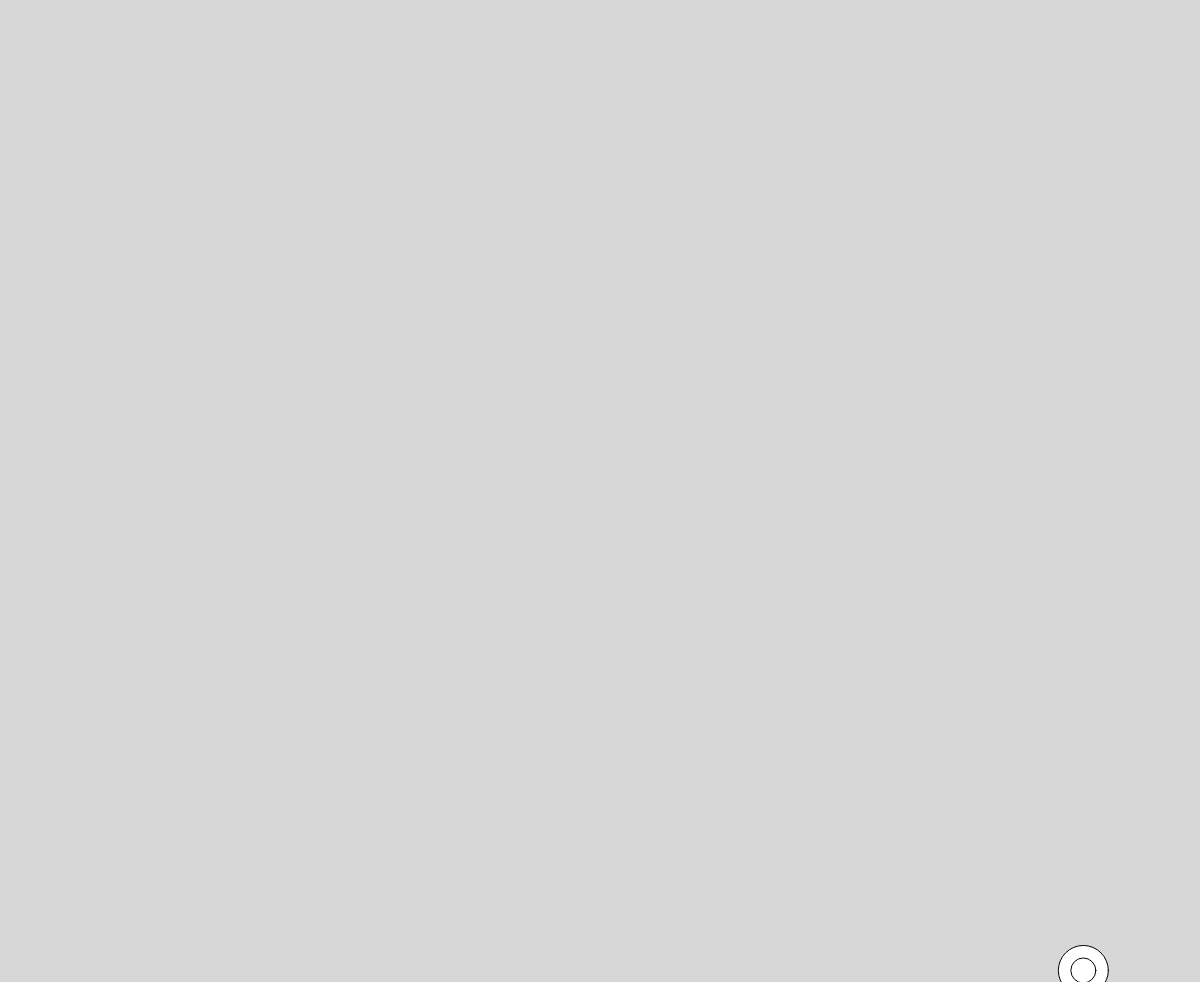
Frame 1 (no input)
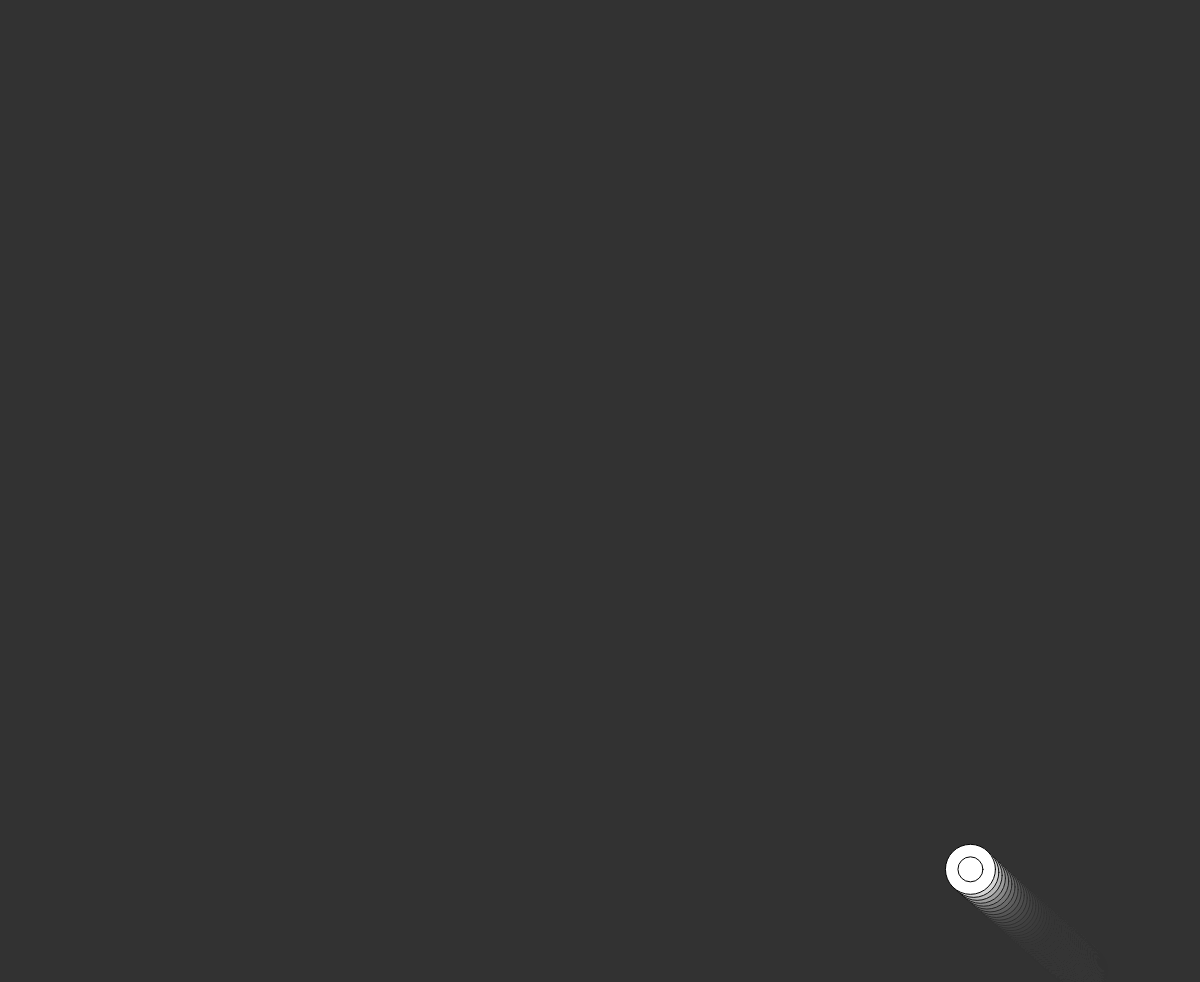
Frame 60 (no input)
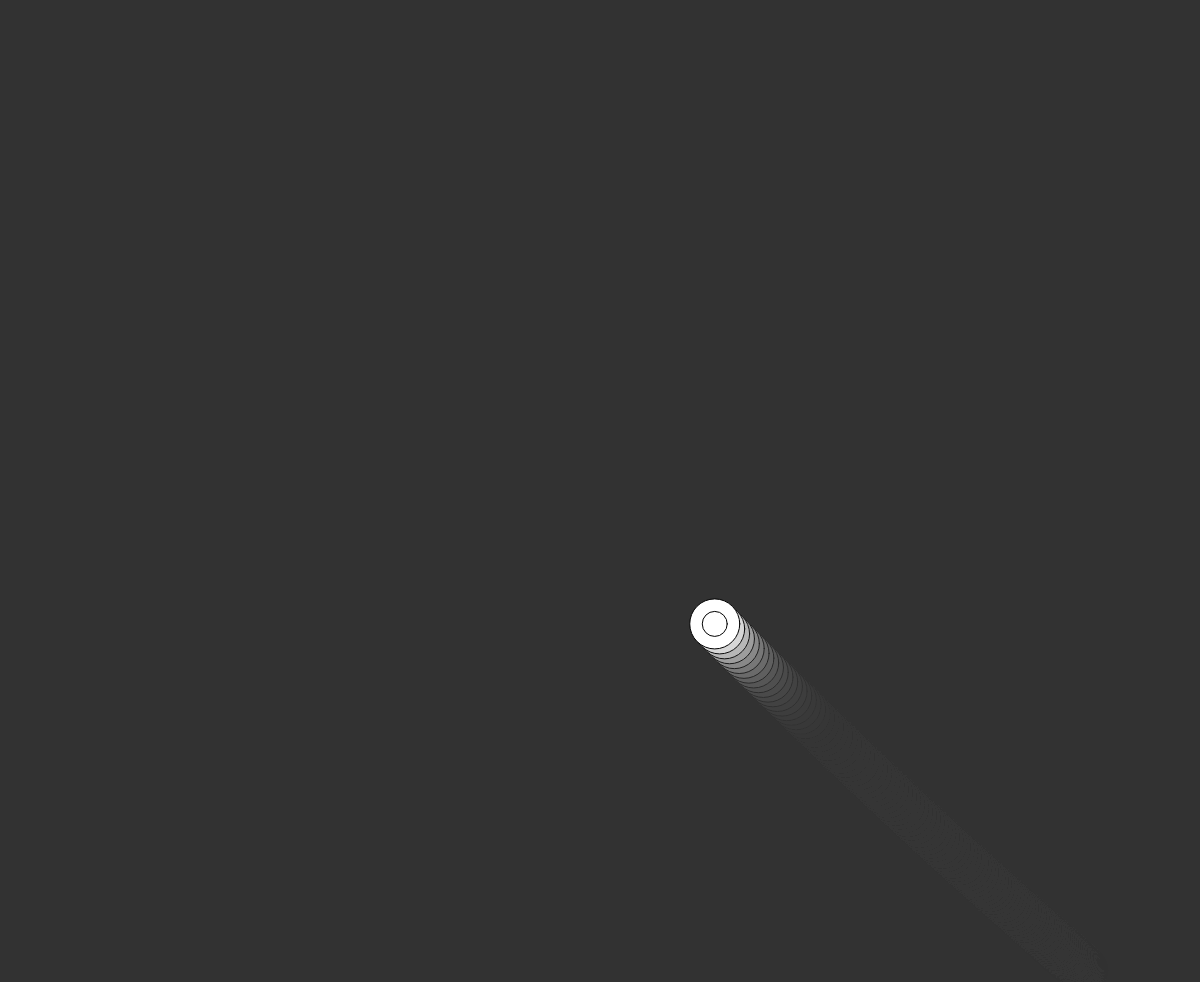
Frame 120 (the mouse pressed at the canvas centre since frame 60)

The p5.js sketch that drew these frames (run headless with seeded random() and noise() and a simulated clock; from frame 60 on, the mouse is pressed at the canvas centre):

// p5.js sketch
// ── sketch.js
 //made by Adrian Chiavelli

let v = new Vehicle(Math.random() * window.innerWidth,Math.random() * window.innerHeight,50);

function setup() {
    createCanvas(window.innerWidth, window.innerHeight - 18);
}
    
function draw() {
    background(50.50,50);
    stroke(0,0,0);
    VehicleCode(v);
}

function VehicleCode(Vehicle){
    Vehicle.seek(mouseX, mouseY);
    Vehicle.friction();
    Vehicle.apply();
    ellipse(Vehicle.position.x, Vehicle.position.y, Vehicle.size);   
    ellipse(Vehicle.position.x, Vehicle.position.y, Vehicle.size/2);
}
// ── vehicle.js
class Vehicle
{ 
    //sets up vehicle with no parents
    constructor(x, y, size){
        this.position = {x,y};
        this.size = size;
        this.maxSpeed = .1;
        this.maxForce = .5;
        this.maxX = window.innerWidth;
        this.maxY = window.innerHeight;
        x = 0;
        y = 0;
        this.velocity = {x,y};
        this.acceleration = {x,y};
    }

    //apply method
    apply(){
        this.acceleration = this.clamp(this.acceleration,this.maxForce);
        console.log(this.acceleration);
        this.velocity.x += this.acceleration.x;
        this.velocity.y += this.acceleration.y;

        this.position.x += this.velocity.x;
        this.position.y += this.velocity.y;

        this.acceleration.x = 0;
        this.acceleration.y = 0;
    }

    //seek method (inbuilt arrive)
    seek(x,y){
        x -= this.position.x;
        y -= this.position.y;
        let desired = {x,y};
        desired.x -= this.velocity.x;
        desired.y -= this.velocity.y;
        desired = this.clamp(desired,this.maxSpeed);      
        this.applyForce(desired);
    }

    //flee method
    flee(x,y){
        x += this.position.x;
        y += this.position.y;
        let desired = {x,y};
        desired.x -= this.velocity.x;
        desired.y -= this.velocity.y;
        desired = this.clamp(desired,this.maxSpeed);
        this.applyForce(desired);
    }

    //friction
    friction(){
        let x = -this.velocity.x * .01;
        let y = -this.velocity.y * .01;
        let desired = {x,y};
        this.applyForce(desired);
    }

    //apply force method
    applyForce(force){
        this.acceleration.x += force.x;
        this.acceleration.y += force.y;
    }

    //clamp vector
    clamp(vector, limit){
        let mag = Math.sqrt(vector.x*vector.x+vector.y*vector.y)
        if (mag > limit){
            vector.x /= mag;
            vector.y /= mag;
            vector.x *= limit;
            vector.y *= limit;
            return vector;
        }
        else{
            return vector;
        }  
    }

}
